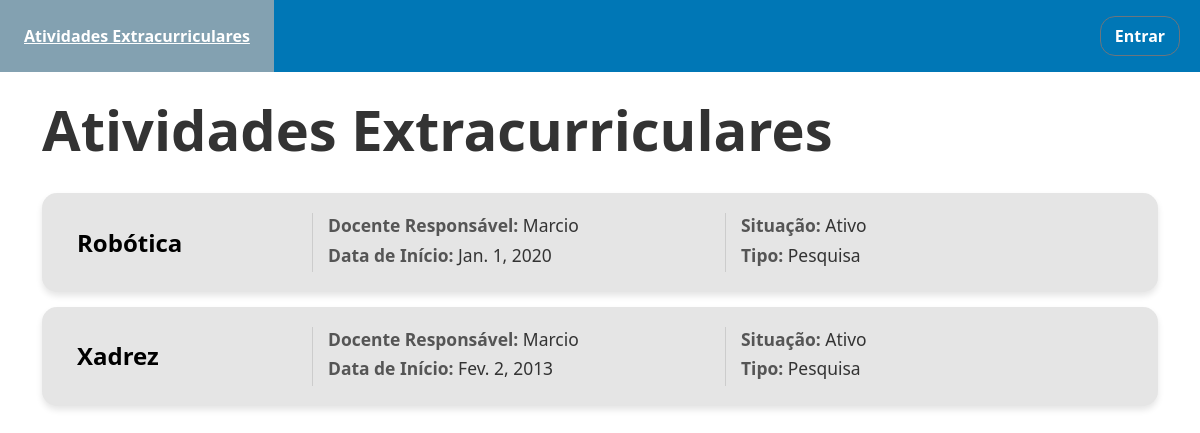
The page / on the database its author committed.
### site_pfi/models.py (models this page shows, shortened)
class AtividadeExtracurricular(models.Model):
    nome = models.CharField(max_length=50)
    descricao = models.TextField() #Talvez depois definir um numero maximo de caracterres
    tipo = models.CharField(max_length=50)
    situacao = models.CharField(max_length=50)
    data_inicio = models.DateField()
    data_termino = models.DateField(blank=True, null=True)
    docente = models.ForeignKey('Docente', on_delete=models.DO_NOTHING)

class Docente(models.Model):
    user = models.OneToOneField(User, on_delete=models.CASCADE)
    nome = models.CharField(max_length=50)
    formacao = models.CharField(max_length=80)
    def __str__(self):
        return self.nome

### site_pfi/views.py (the view)
# urls.py: path('', AtividadeListView.as_view(), name='atividade_extracurricular'),
class AtividadeListView(ListView):
    model = AtividadeExtracurricular
    template_name = 'ativi_extracurriculares.html'
    form_class = AtividadeForms
    context_object_name = 'atividade_extracurricular'
    extra_context = {'form_titulo' : 'Lista de Atividades Extracurricular'}

### templates/ativi_extracurriculares.html (shortened to what this page needs)
{% extends 'page.html' %}
{% block conteudo %}
    <div class="content container mt-4">
            <h2 class="section-title">
                Atividades Extracurriculares
            </h2>
        <div class="activities-list">
            {% for al in atividade_extracurricular %}
                <a href="{% url 'exibir_atividade' al.pk %}" class="activity-card">
                    <div class="card-section card-name">
                        <span class="activity-name">{{ al.nome }}</span>
                    </div>
                    <div class="card-section card-details-1">
                        <p>
                            <strong>Docente Responsável:</strong> <span
                                class="detail-value">{{ al.docente }}</span>
                        </p>
                        <p>
                            <strong>Data de Início:</strong> <span class="detail-value">{{ al.data_inicio }}</span>
                        </p>
                    </div>
                    <div class="card-section card-details-2">
                        <p>
                            <strong>Situação:</strong> <span class="detail-value">{{ al.situacao }}</span>
                        </p>
                        <p>
                            <strong>Tipo:</strong> <span class="detail-value">{{ al.tipo }}</span>
                        </p>
                    </div>
                </a>
            {% endfor %}
        </div>
    </div>
{% endblock conteudo %}

### site_pfi/static/estilo.css (style rules this page uses)
*, *:after, *:before { margin: 0; padding: 0; box-sizing: border-box; }
body { font-size: 1.5rem; background: black; }
.container { max-width: 900px; margin: auto; }
.section-title { font-size: 3.5rem; font-weight: bold; color: #333; margin-bottom: 2rem; }
.activities-list { display: flex; flex-direction: column; gap: 15px; }
.activity-card { display: flex; align-items: center; width: 100%; padding: 20px; background-color: #e5e5e5; border-radius: 15px; text-decoration: none; color: inherit; box-shadow: 0 4px 6px rgba(0, 0, 0, 0.1); transition: transform 0.2s, box-shadow 0.2s; }
.card-section { flex: 1; padding: 0 15px; border-left: 1px solid #ccc; height: 100%; }
.activity-card .card-section:first-child { border-left: none; }
.card-name { flex: 0 0 250px; display: flex; align-items: center; font-size: 1.5rem; font-weight: 700; color: #000; }
.card-details-1, .card-details-2 { font-size: 1.09rem; }
.card-section p { margin-bottom: 5px; line-height: 1.4; }
.card-section strong { color: #555; }
.detail-value { font-weight: 400; color: #333; }
.section-title { margin-bottom: 10px; }

### rows shown on the page
AtividadeExtracurricular: nome "Robótica", docente "Marcio", data_inicio "Jan. 1, 2020", situacao "Ativo", tipo "Pesquisa"
AtividadeExtracurricular: nome "Xadrez", docente "Marcio", data_inicio "Fev. 2, 2013", situacao "Ativo", tipo "Pesquisa"
